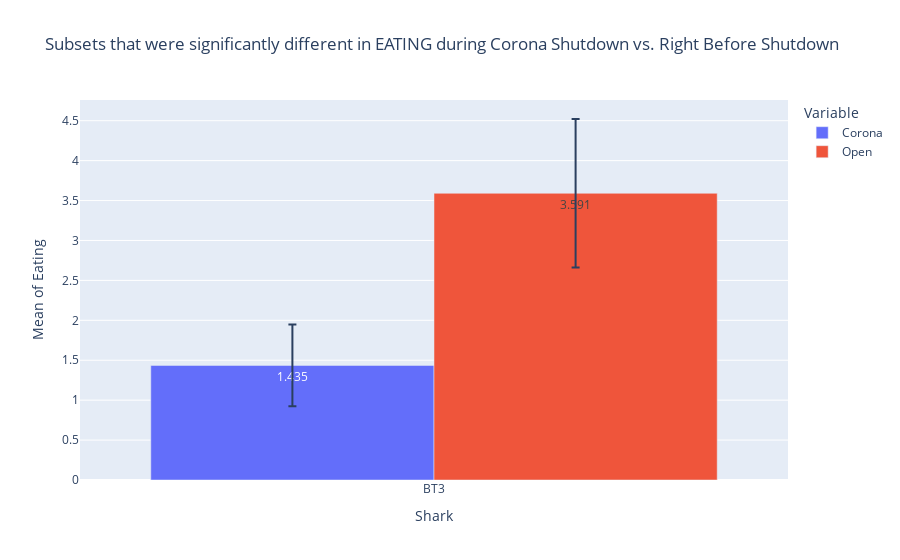

Notebook source saved alongside this figure:
### Code cell
test = pd.DataFrame()
sig = ["BT3"]
#Only shows BT3 anyways
#sig = ["Ross","Chandler","BT1","BT2", "BT3","BT4","BT5","GR1","GR2","GR3","GR4","GR5","male", "female","All_SS","All_GR", "All_BT", "Total: "]

for column in sig:
    x = st.t.interval(alpha=0.95, df=len(corona_eat[column])-1, loc=np.mean(corona_eat[column]), scale=st.sem(corona_eat[column],nan_policy='omit'))
    y = st.t.interval(alpha=0.95, df=len(open_eat_recent[column])-1, loc=np.mean(open_eat_recent[column]), scale=st.sem(open_eat_recent[column],nan_policy='omit'))
    if overlap(x[0],x[1],y[0],y[1])==False:
        corona_mean = corona_eat[column].mean()
        open_mean = open_eat_recent[column].mean()
        corona_int = st.t.interval(alpha=0.95, df=len(corona_eat[column])-1, loc=np.mean(corona_eat[column]), scale=st.sem(corona_eat[column],nan_policy='omit'))
        open_int = st.t.interval(alpha=0.95, df=len(open_eat_recent[column])-1, loc=np.mean(open_eat_recent[column]), scale=st.sem(open_eat_recent[column],nan_policy='omit'))
        corona_error = (corona_int[1] - corona_int[0])/2
        open_error = (open_int[1] - open_int[0])/2
        pd.Series()
        data = {'Variable':['Corona','Open'], 'Mean':[corona_mean,open_mean],'error':[corona_error,open_error],'Shark':[column,column]} 
        data = pd.DataFrame(data)
        test = pd.concat([test, data])
    else:
        print(column,"Has Confidence Intervals that overlap")
        print("Here are the confidence intervals:")
        print("Corona",x)
        print("Open",y)
test
test["Mean"] = round(test["Mean"],3)

px.bar(test, x = "Shark", y = "Mean", color = "Variable", text = "Mean",error_y = "error", barmode = "group", title = "Subsets that were significantly different in EATING during Corona Shutdown vs. Right Before Shutdown", labels = {"Mean":"Mean of Eating"})

### Figure 1 — Plotly figure (JSON) as saved in the notebook; plotly's stock layout.template omitted (floating-point values rounded to 4 significant figures)
{"data": [{"alignmentgroup": "True", "error_y": {"array": [0.5123]}, "hovertemplate": "Variable=Corona<br>Shark=%{x}<br>Mean of Eating=%{text}<extra></extra>", "legendgroup": "Corona", "marker": {"color": "#636efa"}, "name": "Corona", "offsetgroup": "Corona", "orientation": "v", "showlegend": true, "text": [1.435], "textposition": "auto", "type": "bar", "x": ["BT3"], "xaxis": "x", "y": [1.435], "yaxis": "y"}, {"alignmentgroup": "True", "error_y": {"array": [0.9304]}, "hovertemplate": "Variable=Open<br>Shark=%{x}<br>Mean of Eating=%{text}<extra></extra>", "legendgroup": "Open", "marker": {"color": "#EF553B"}, "name": "Open", "offsetgroup": "Open", "orientation": "v", "showlegend": true, "text": [3.591], "textposition": "auto", "type": "bar", "x": ["BT3"], "xaxis": "x", "y": [3.591], "yaxis": "y"}], "layout": {"barmode": "group", "legend": {"title": {"text": "Variable"}, "tracegroupgap": 0}, "title": {"text": "Subsets that were significantly different in EATING during Corona Shutdown vs. Right Before Shutdown"}, "xaxis": {"anchor": "y", "domain": [0, 1], "title": {"text": "Shark"}}, "yaxis": {"anchor": "x", "domain": [0, 1], "title": {"text": "Mean of Eating"}}}}
